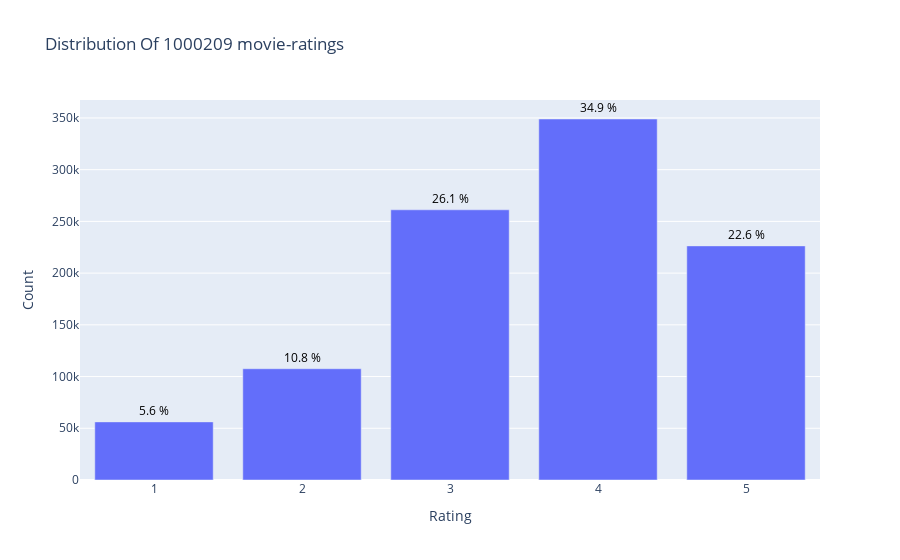

Write notebook code for a chart like this one.
### Markdown cell above
## Distribution of 1M movie-ratings

### Code cell
# Show distribution of 1000209 movie-ratings
data_rating = data_csv['rating'].value_counts().sort_index(ascending=False)
trace = go.Bar(x = data_rating.index,
               text = ['{:.1f} %'.format(val) for val in (data_rating.values / data_csv.shape[0] * 100)],
               textposition = 'outside',
               textfont = dict(color = '#000000'),
               y = data_rating.values,
               )
# Create layout
layout = dict(title = 'Distribution Of {} movie-ratings'.format(data_csv.shape[0]),
              xaxis = dict(title = 'Rating'),
              yaxis = dict(title = 'Count'))
# Create plot
fig = go.Figure(data=[trace], layout=layout)
iplot(fig)

### Figure 1 — Plotly figure (JSON) as saved in the notebook; plotly's stock layout.template omitted (floating-point values rounded to 4 significant figures)
{"data": [{"text": ["22.6 %", "34.9 %", "26.1 %", "10.8 %", "5.6 %"], "textfont": {"color": "#000000"}, "textposition": "outside", "type": "bar", "x": [5, 4, 3, 2, 1], "y": [226310, 348971, 261197, 107557, 56174]}], "layout": {"title": {"text": "Distribution Of 1000209 movie-ratings"}, "xaxis": {"title": {"text": "Rating"}}, "yaxis": {"title": {"text": "Count"}}}}
